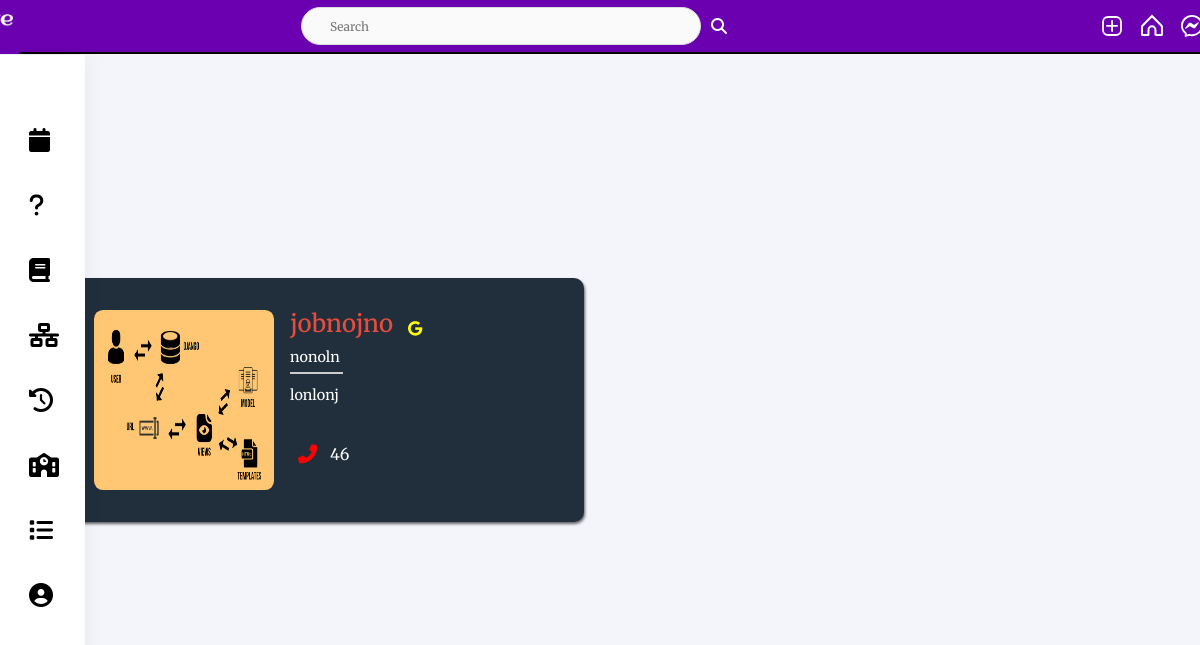
Page /Enggprofessor on the committed database.
### post/models.py (models this page shows, shortened)
class Professor(models.Model):
    user = models.ForeignKey(User, on_delete=models.CASCADE, null=True, blank=True)
    image = models.ImageField(upload_to=user_directory_path, verbose_name="Picture", null=True, blank=True)
    name = models.CharField(max_length=100, null=True, blank=True)
    desig = models.CharField(max_length=100, null=True, blank=True)
    quali = models.CharField(max_length = 500, null=True, blank=True)
    facultyy = models.CharField(choices=CATEGORY_CHOICES, max_length=50, null=True, blank=True)
    phone = models.IntegerField(max_length = 15, null=True, blank=True)
    gmail =  models.EmailField(max_length = 254, null=True, blank=True)

### post/views.py (the view)
# urls.py: path('Enggprofessor', engg_professor, name='engg_professor'),
def engg_professor(request):
   Engg = Professor.objects.filter(facultyy='Engg')
   return render(request, 'Engg_Prof.html',{'Engg':Engg})

### templates/Engg_Prof.html (shortened to what this page needs)
{% extends 'x.html' %}
{% load static %}
{% block content %}
<!DOCTYPE html>
<html lang="en">
  <head>
    <link rel="stylesheet" href="https://cdnjs.cloudflare.com/ajax/libs/font-awesome/6.2.1/css/all.min.css" />
  </head>
  <body>
    <div class="container">
      <div class="card_container">
        {% for e in Engg %}
        <div class="card_data">
          <img style="width:180px;" src="{{ e.image.url }}" alt="" />
          <div class="pro_content">
            <div style="display:flex;">
            <h2> {{e.name}} </h2>
            <span style="margin-left:15px; margin-top:6px;"><a style="color:yellow; font-size:15px;" href="mailto:{{e.gmail}}"><i class="fa-brands fa-google"></i></a></span>
        </div>
            <p class="position"> {{e.desig}} </p>
            <p> {{e.quali}} </p>
            <div style="display:flex; flex-direction:column;" class="social_icons">
                <div style="display:flex;">
              <span><i style="color:red; margin-top:-2px;" class="fas fa-phone-alt"></i></span> <div style="margin-left:5px; margin-top:3px;">{{e.phone}}</div>
            </div>
            </div>
          </div>
        </div>
        {% endfor %}
      </div>
    </div>
  </body>
</html>
{% endblock %}

### static/assets1/style.css (style rules this page uses)
*, *::after, *::before { box-sizing: border-box; margin: 0; padding: 0; }
*, button, input, select, textarea { font-family: "Merriweather", serif; font-weight: 400; font-style: normal; }
:root { --primary: hsl(0, 0%, 100%); --secondary: hsl(0, 0%, 98%); --border: hsl(0, 0%, 86%); --story-border: hsl(0, 0%, 78%); --img-border: hsla(0, 0%, 0%, 0.1); --text-dark: hsl(0, 0%, 15%); --text-light: hsl(0, 0%, 60%); --like: hsl(355, 82%, 61%); --link: hsl(204, 100%, 48%); --header-height: 44px; --nav-height: 50px; }
body { min-height: 100vh; display: flex; flex-direction: column; overflow-y: auto; }
img { max-width: 100%; }
@media (min-width: 768px) { :root { --header-height: 54px; --nav-height: 0px; } }

### rows in the picture
Professor: image (picture), name "jobnojno", desig "nonoln", quali "lonlonj", phone "46"
